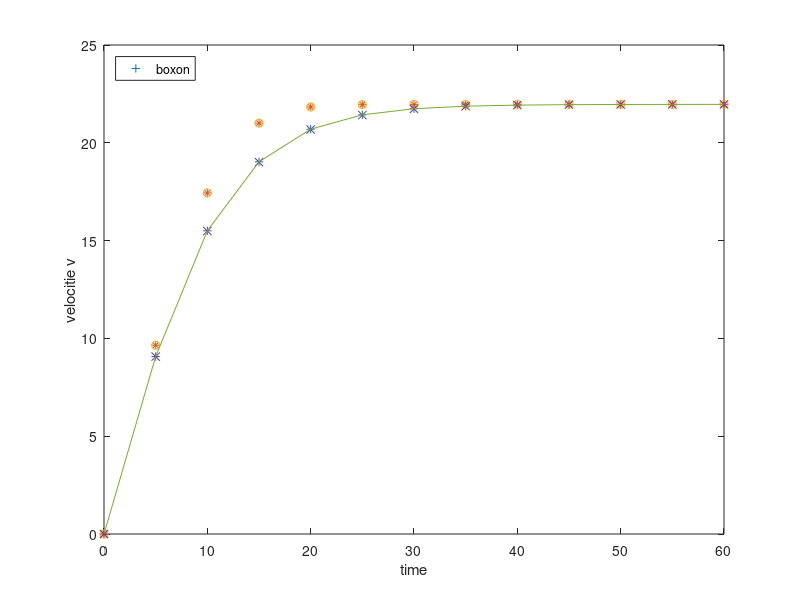
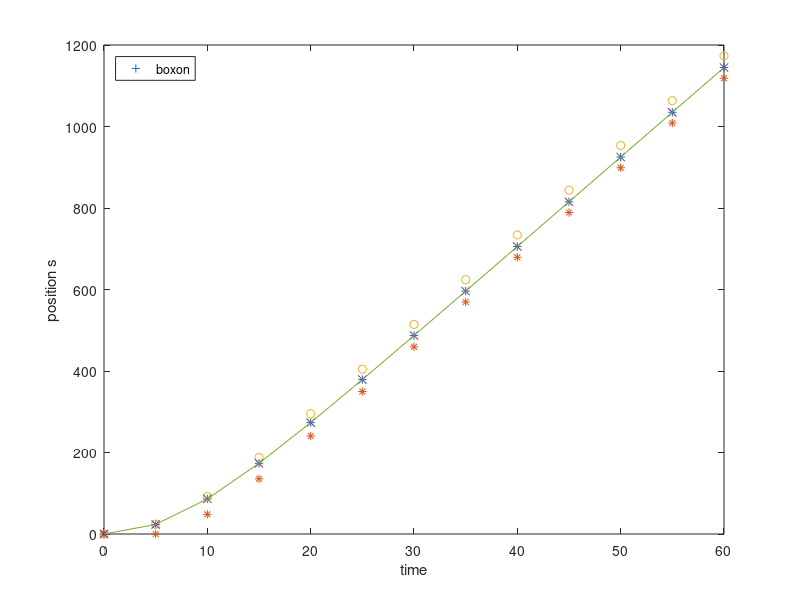

Write the MATLAB code that produced these figures, in order.
% Skifahren
% Michael Kopp

% solves the dgl
%   s'' + k s' = g A     with s(0) = 0 , s'(0) = 0
% using three different methods and comparing them to the analytical solution
% (the prime denotes deviation with respect to time)
%
% the dgl is rewritten in two first order dgls
%   v  = s'
%   v' = g A - k v
% and in the following, the vector x will be x = [s' ; s] 


%
% parameters:
gamma = 17./180*pi
muG = 0.1 
global k = 0.004 
k
global g = 9.81 
g
global A = sin(gamma) - muG * cos(gamma) ;
dt = 5 
t_end = 60 
dt
% initial conditions:
x0 = [0 ; 0 ] 
% timesteps for which the solution shall be computed:
t = [0 : dt : t_end ] ;


%
% the dgl for matlab: x' = f(x,t) 
%%%%%%%%%%%%%%%%%%%%%%%%%%%%%%%%%%%%%%%%%%%%%%
%%%%% change the dgl here  %%%%%%%%%%%%%%%%%%%
%%%%%%%%%%%%%%%%%%%%%%%%%%%%%%%%%%%%%%%%%%%%%%
function xdot = f( x , t )
	% to make use of global variables:
	global g A k
	xdot = zeros(2,1) ;
	xdot(2) = x(1) ;
	xdot(1) = g .* A - k .* x(1) .^ 2 ;
end

% from now on there will be only computation relying on this function f(x) 


%
% 1. lsode -- octave's built in tool. See `help lsode`
x_lsode = lsode("f",x0,t) ;

%
% 2.a euler
x_euler(:,1) = x0 ;
for i = [2:length(t)]
	% this elements will be computed now -- for now enter zeros:
	x_euler(:,i) = zeros(2,1) ;
	% acceleration:
	a = g .* A  - k .* x_euler(1,i-1) .^ 2 ;
	% v_new = v + a * dt
	x_euler(1,i) = x_euler(1,i-1) + a .* dt ;
	% s_new = s + v * dt
	x_euler(2,i) = x_euler(2,i-1) + x_euler(1,i-1) *dt ;
end

%
% 2.b euler (not v(t) is used to update s(t) but (v(t)+v(t-dt))/2)
x_euler_diff(:,1) = x0 ;
for i = [2:length(t)]
	% this elements will be computed now -- for now enter zeros:
	x_euler_diff(:,i) = zeros(2,1) ;
	% acceleration:
	a = g .* A  - k .* x_euler_diff(1,i-1) .^ 2 ;
	% v_new = v + a * dt
	x_euler_diff(1,i) = x_euler_diff(1,i-1) + a .* dt ;
	% s_new = s + v * dt
	x_euler_diff(2,i) = x_euler_diff(2,i-1) + (x_euler_diff(1,i) + x_euler_diff(1,i-1)) *dt / 2 ;
end


% 
% 3. runge kutta (of order 4 -- vgl Bronstein(7) 19.4.1.2)
x_rk4(:,1) =x0 ;
for i = [2:length(t)]
	x_rk4(:,i) = zeros(2,1) ;
	k1 = dt .* f( x_rk4(:,i-1)           , (i-1)*dt ) ;
	k2 = dt .* f( x_rk4(:,i-1) + k1 ./ 2 , (i-1)*dt ) ;
	k3 = dt .* f( x_rk4(:,i-1) + k2 ./ 2 , (i-1)*dt ) ;
	k4 = dt .* f( x_rk4(:,i-1) + k3      , (i-1)*dt ) ;
	x_rk4(:,i) = x_rk4(:,i-1) + (k1+2.*k2+2.*k3+k4) ./ 6 ;
end


%
% 4. analytical
function x = xana(t)
	global g A k
	x = log( cosh( sqrt( g * k * A ) .* t ) ) ./ k ;
end
function v = vana(t)
	global g A k
	v = sqrt( g * A / k ) * tanh( sqrt(g * A * k ) .* t ) ;
end


% 
% output
% velocities
" the calculation is done -- enjoy the results: "
" positions: "
plot( ...
t' ,  x_lsode(:,1) , "+;lsode;" , ...
t' , x_euler(1,:)' , "*;euler;" , ...
t' , x_euler_diff(1,:)' , "o;euler diff;" , ...
t' , x_rk4(1,:)' , "x;rk4;" , ...
t' , vana(t') , ";analytical;" ...
) ;
legend( "boxon" , "location" , "northwest" ) ;
xlabel "time"
ylabel "velocitie v"
print( "velocities.eps" , "-color" ) ;

" press any key to go on "
kbhit
" velocities "
% positions
plot( ...
t' ,  x_lsode(:,2) , "+;lsode;" , ...
t' , x_euler(2,:)' , "*;euler;" , ...
t' , x_euler_diff(2,:)' , "o;euler diff;" , ...
t' , x_rk4(2,:)' , "x;rk4;" , ...
t' , xana(t') , ";analytical;" ...
) ;
legend( "boxon" , "location" , "northwest" ) ;
xlabel "time"
ylabel "position s"
print( "positions.eps" , "-color" ) ;




